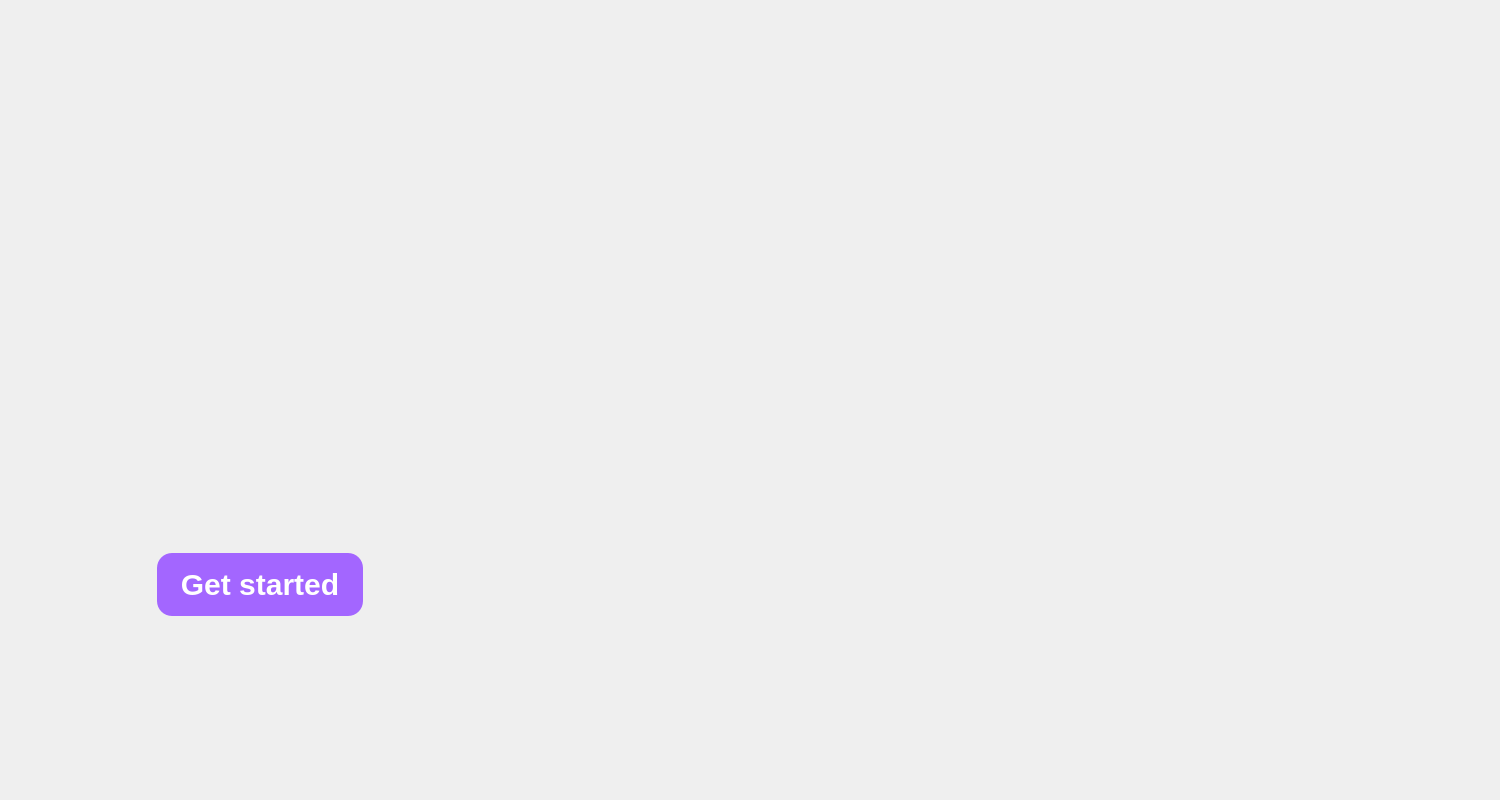
<?xml version="1.0" encoding="UTF-8"?>
<ui version="4.0">
 <class>MainWindow</class>
 <widget class="QMainWindow" name="MainWindow">
  <property name="geometry">
   <rect>
    <x>0</x>
    <y>0</y>
    <width>1500</width>
    <height>800</height>
   </rect>
  </property>
  <property name="windowTitle">
   <string>MainWindow</string>
  </property>
  <property name="styleSheet">
   <string notr="true"/>
  </property>
  <widget class="QWidget" name="centralwidget">
   <widget class="QPushButton" name="pushButton">
    <property name="geometry">
     <rect>
      <x>157</x>
      <y>553</y>
      <width>206</width>
      <height>63</height>
     </rect>
    </property>
    <property name="styleSheet">
     <string notr="true">font: 30px;
background-color: #A366FF;
color: white;
border-radius: 15px;
font-weight:bold;


</string>
    </property>
    <property name="text">
     <string>Get started</string>
    </property>
   </widget>
  </widget>
 </widget>
 <resources/>
 <connections/>
</ui>
